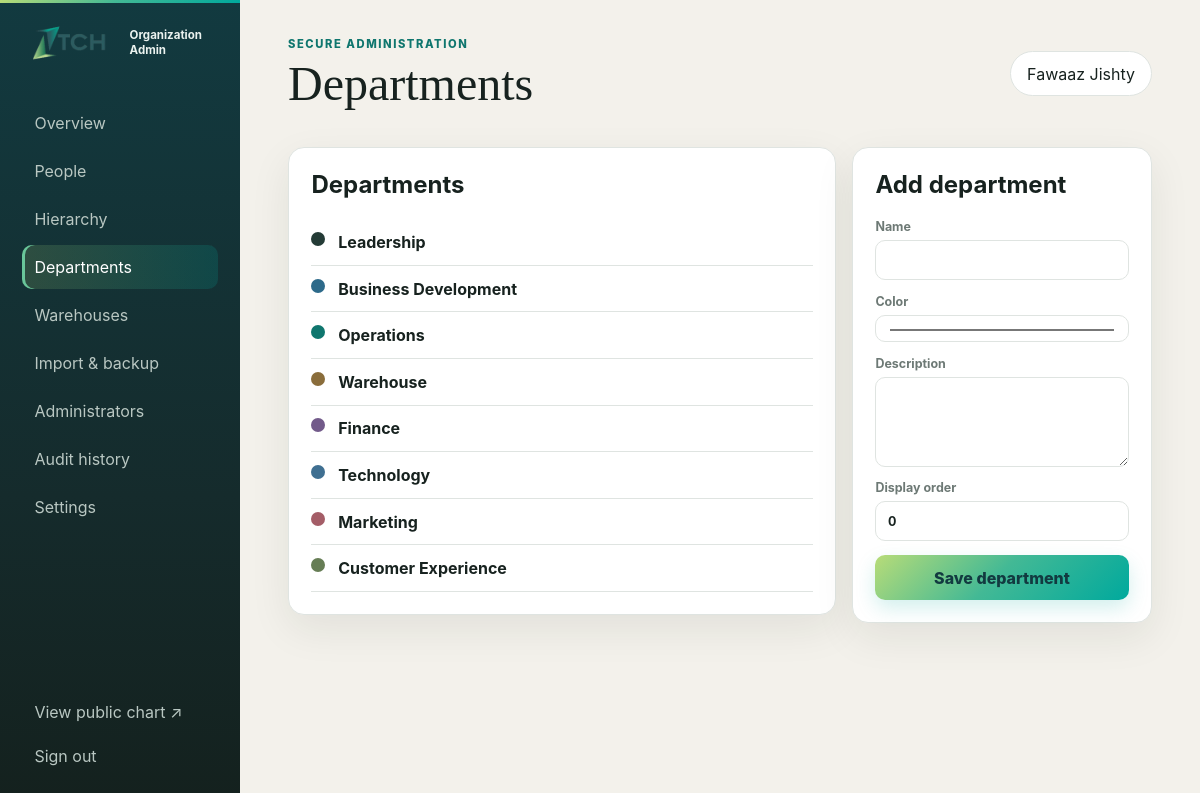
The app's page /admin/?page=departments (signed in) with its own data.
### tables this page shows
CREATE TABLE users (
    id INTEGER PRIMARY KEY AUTOINCREMENT,
    name TEXT NOT NULL,
    email TEXT NOT NULL UNIQUE,
    password_hash TEXT NOT NULL,
    status TEXT NOT NULL DEFAULT 'active' CHECK(status IN ('active','disabled')),
    force_password_change INTEGER NOT NULL DEFAULT 1,
    last_login_at TEXT,
    created_at TEXT NOT NULL DEFAULT CURRENT_TIMESTAMP,
    updated_at TEXT NOT NULL DEFAULT CURRENT_TIMESTAMP
);

CREATE TABLE departments (
    id INTEGER PRIMARY KEY AUTOINCREMENT,
    name TEXT NOT NULL UNIQUE,
    color TEXT NOT NULL DEFAULT '#0f766e',
    description TEXT NOT NULL DEFAULT '',
    display_order INTEGER NOT NULL DEFAULT 0,
    created_at TEXT NOT NULL DEFAULT CURRENT_TIMESTAMP,
    updated_at TEXT NOT NULL DEFAULT CURRENT_TIMESTAMP
);

### app/security.php (called while the page is built, shortened)
<?php
function e(mixed $value): string
{
    return htmlspecialchars((string) $value, ENT_QUOTES | ENT_SUBSTITUTE, 'UTF-8');
}
function current_user(): ?array
{
    $stmt = db()->prepare("SELECT id, name, email, status, force_password_change, last_login_at FROM users WHERE id = ? AND status = 'active'");
    $stmt->execute([(int) $_SESSION['user_id']]);
    return $stmt->fetch() ?: null;
}

### app/database.php (called while the page is built, shortened)
<?php
function db(): PDO
{
    static $pdo;
    if ($pdo instanceof PDO) {
        return $pdo;
    }
    $pdo = new PDO('sqlite:' . DB_PATH, null, null, [
        PDO::ATTR_ERRMODE => PDO::ERRMODE_EXCEPTION,
        PDO::ATTR_DEFAULT_FETCH_MODE => PDO::FETCH_ASSOC,
        PDO::ATTR_EMULATE_PREPARES => false,
    ]);
    $pdo->exec('PRAGMA foreign_keys = ON');
    $pdo->exec('PRAGMA journal_mode = WAL');
    $pdo->exec('PRAGMA busy_timeout = 5000');
    return $pdo;
}

### app/services.php (called while the page is built, shortened)
<?php
function departments(): array
{
    return db()->query('SELECT * FROM departments ORDER BY display_order, name')->fetchAll();
}

### admin/index.php (the view, shortened to what this page needs)
<?php
$user = current_user();
?>
<?php exit; endif;
$page = $_GET['page'] ?? 'dashboard';
$people=personnel(true);$departments=departments();$warehouses=warehouses();$config=settings();$hierarchyIssues=hierarchy_issues();$peopleById=[];
$active=count(array_filter($people,fn($p)=>$p['status']==='active'));$archived=count($people)-$active;
?>
<!doctype html><html lang="en"><head><link rel="stylesheet" href="/assets/css/admin.css"><link rel="stylesheet" href="/assets/css/admin-extra.css"><link rel="stylesheet" href="/assets/css/admin-brand.css"><link rel="stylesheet" href="/assets/css/admin-polish.css"></head><body>
<aside class="sidebar"><a class="admin-brand" href="/admin/"><img src="/assets/tch-logo.png" alt="TCH"><strong>Organization Admin</strong></a><nav>
<?php foreach(['dashboard'=>'Overview','people'=>'People','hierarchy'=>'Hierarchy','departments'=>'Departments','warehouses'=>'Warehouses','import'=>'Import & backup','users'=>'Administrators','audit'=>'Audit history','settings'=>'Settings'] as $key=>$label): ?><a class="<?= $page===$key?'active':'' ?>" href="?page=<?= $key ?>"><?= e($label) ?></a><?php endforeach; ?></nav>
<a href="/" class="view-site">View public chart ↗</a><form method="post"><button class="link-button">Sign out</button></form></aside>
<main class="admin-main"><header class="admin-header"><div><span class="eyebrow">Secure administration</span><h1><?= e(ucfirst($page)) ?></h1></div><div class="user-pill"><?= e($user['name']) ?></div></header>
<?php if($page==='dashboard'):?><section class="metrics"><article><span>Active people</span><strong><?= $active ?></strong></article><article><span>Departments</span><strong><?= count($departments) ?></strong></article><article><span>Warehouses</span><strong><?= count(array_filter($warehouses,fn($w)=>$w['status']==='active')) ?></strong></article><article><span>Archived</span><strong><?= $archived ?></strong></article></section><section class="panel"><h2>Hierarchy health</h2><p>The canonical organization structure is stored in SQLite with validated reporting lines, warehouse assignments, transaction-safe writes, and audit history.</p><a class="primary inline" href="?page=people">Manage people</a></section>
<?php elseif($page==='departments'):?><section class="split"><div class="panel"><h2>Departments</h2><?php foreach($departments as $d):?><div class="department-row"><i style="background:<?= e($d['color']) ?>"></i><strong><?= e($d['name']) ?></strong><span><?= e($d['description']) ?></span></div><?php endforeach;?></div><div class="panel sticky"><h2>Add department</h2><form method="post"><input type="hidden" name="csrf_token" value="<?= e(csrf_token()) ?>"><input type="hidden" name="action" value="save_department"><label>Name<input name="name" required></label><label>Color<input type="color" name="color" value="#0f766e"></label><label>Description<textarea name="description"></textarea></label><label>Display order<input type="number" name="display_order" value="0"></label><button class="primary">Save department</button></form></div></section>
<?php endif;?>
</main><script src="/assets/js/admin.js"></script></body></html>

### assets/css/admin.css (style rules this page uses)
:root { --ink:#17221f;--muted:#6d7975;--paper:#f3f1eb;--surface:#fff;--line:#dfe4e1;--emerald:#0f766e;--danger:#a63d40;--radius:16px;--shadow:0 14px 40px rgba(23,34,31,.08) }
* { box-sizing:border-box }
body { margin:0;background:var(--paper);color:var(--ink);font-family:Inter,system-ui,sans-serif }
button,input,select,textarea { font:inherit }
a { color:var(--emerald) }
.sidebar { position:fixed;inset:0 auto 0 0;width:240px;background:#15211e;color:#eaf2ef;padding:1.4rem;display:flex;flex-direction:column }
.admin-brand { display:flex;align-items:center;gap:.7rem;color:inherit;text-decoration:none }
.sidebar nav { display:grid;gap:.25rem;margin:2.4rem 0 }
.sidebar nav a,.view-site,.link-button { border:0;background:none;color:#b9c7c2;text-decoration:none;text-align:left;padding:.75rem;border-radius:10px;cursor:pointer }
.sidebar nav a:hover,.sidebar nav a.active { background:#25342f;color:#fff }
.view-site { margin-top:auto }
.admin-main { margin-left:240px;padding:2rem clamp(1rem,4vw,4rem) 4rem }
.admin-header { display:flex;justify-content:space-between;align-items:center;margin-bottom:2rem }
.eyebrow { color:var(--emerald);font-weight:800;font-size:.7rem;text-transform:uppercase;letter-spacing:.14em }
.admin-header h1,.login-card h1 { font-family:Georgia,serif;font-size:clamp(2.3rem,4vw,4rem);margin:.25rem 0;font-weight:500 }
.user-pill { background:#fff;padding:.7rem 1rem;border:1px solid var(--line);border-radius:999px }
.metrics article,.panel { background:var(--surface);border:1px solid var(--line);border-radius:var(--radius);box-shadow:var(--shadow);padding:1.4rem }
.panel { margin-bottom:1rem }
.panel h2 { margin-top:0 }
.split { display:grid;grid-template-columns:minmax(0,1.65fr) minmax(300px,.75fr);gap:1rem;align-items:start }
.sticky { position:sticky;top:1rem }
form { display:grid;gap:.85rem }
label { display:grid;gap:.38rem;font-size:.78rem;font-weight:700;color:var(--muted) }
input,select,textarea { width:100%;border:1px solid var(--line);border-radius:10px;padding:.72rem;background:#fff;color:var(--ink);outline:0 }
textarea { min-height:90px;resize:vertical }
.primary,.secondary,.danger { border:0;border-radius:10px;padding:.78rem 1rem;font-weight:800;cursor:pointer }
.primary { background:var(--emerald);color:#fff }
.department-row,.user-row { display:flex;align-items:center;gap:.8rem;padding:.8rem 0;border-bottom:1px solid var(--line) }
.department-row i { width:14px;height:14px;border-radius:50% }

### assets/css/admin-brand.css (style rules this page uses)
:root { --brand-teal:#00a99d;--brand-deep:#174d55;--brand-lime:#b8dc78;--brand-gradient:linear-gradient(135deg,#b8dc78 0%,#43b995 48%,#00a99d 100%) }
.sidebar { background:linear-gradient(180deg,#123a40 0%,#152b2c 62%,#14211e 100%) }
.sidebar:before { content:"";position:absolute;inset:0 0 auto 0;height:3px;background:var(--brand-gradient) }
.admin-brand img { width:96px;height:auto;display:block }
.admin-brand strong { font-size:.72rem;line-height:1.25;max-width:80px }
.sidebar nav a:hover,.sidebar nav a.active { background:linear-gradient(90deg,rgba(184,220,120,.16),rgba(0,169,157,.18));box-shadow:inset 3px 0 #69c69a }
.primary { background:var(--brand-gradient);color:#123a40;box-shadow:0 8px 20px rgba(0,169,157,.18) }

### assets/css/admin-polish.css (style rules this page uses)
.admin-header { gap:1rem }
.admin-header h1 { overflow-wrap:anywhere }
.panel,.metrics article { min-width:0 }
.panel-heading h2,.panel-heading p,.department-row strong,.department-row span,.user-row strong,.user-row small,.hierarchy-admin article strong,.hierarchy-admin article small { overflow-wrap:anywhere;word-break:normal }
.department-row { align-items:flex-start }
.department-row strong { min-width:140px }

### records on screen
users: name "Fawaaz Jishty"
departments: name "Leadership"
departments: name "Business Development"
departments: name "Operations"
departments: name "Warehouse"
departments: name "Finance"
departments: name "Technology"
departments: name "Marketing"
departments: name "Customer Experience"

### other values on screen
$label "Overview"
$label "People"
$label "Hierarchy"
$label "Departments"
$label "Warehouses"
$label "Import & backup"
$label "Administrators"
$label "Audit history"
$label "Settings"
$page "Departments"
